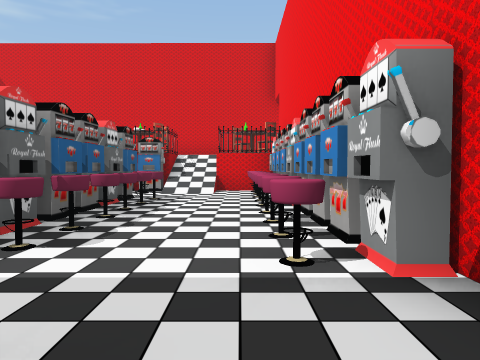
View 1 (above)

24 first-person views from a walk through a 3-D level made in the Unity game engine. The camera is 1.2 m above the floor, tilts 2° down and sees 70° across. The floor is counted in squares, 2 m on a side. Each view is taken from the middle of a square. On the plan, view 1 faces up. The plan holds only what a view shows up to about 10 squares ahead; the rest is blank. The player character is not drawn.

View 2
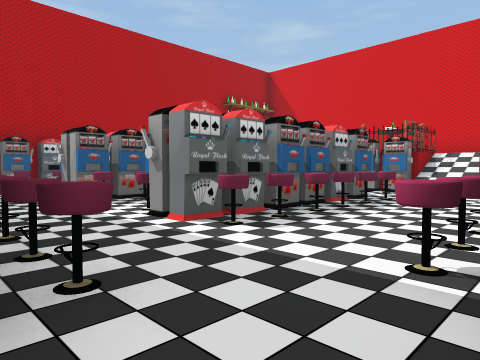

View 3
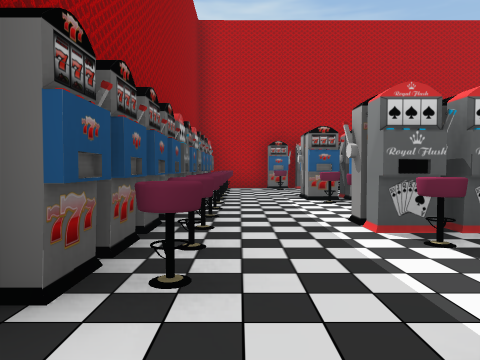

View 4
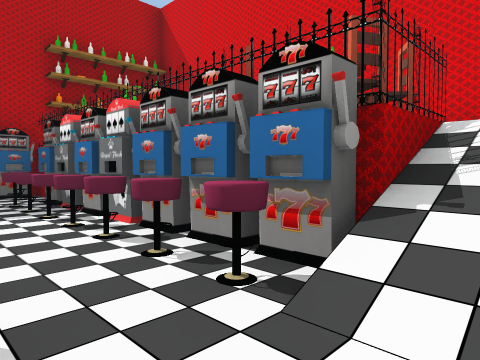

View 5
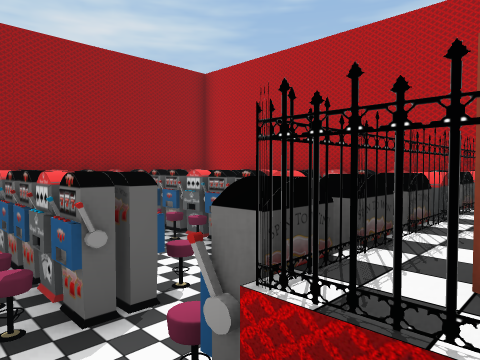

View 6
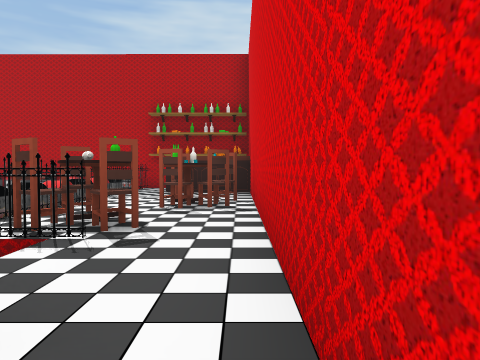

View 7
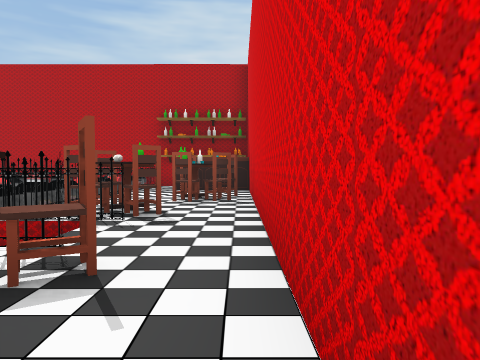

View 8
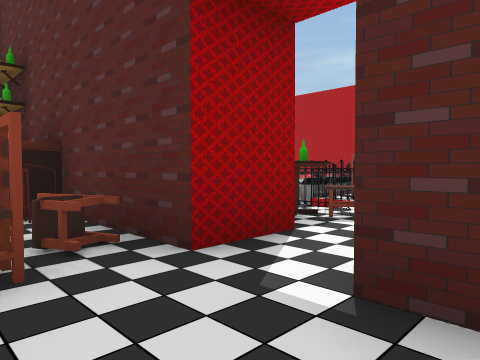

View 9
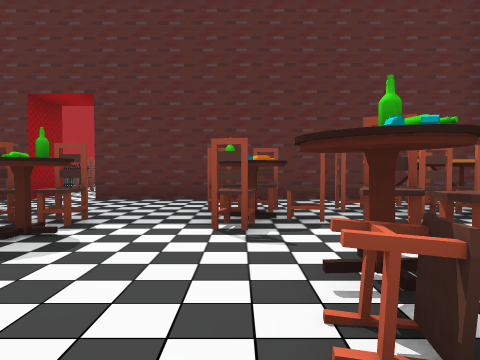

View 10
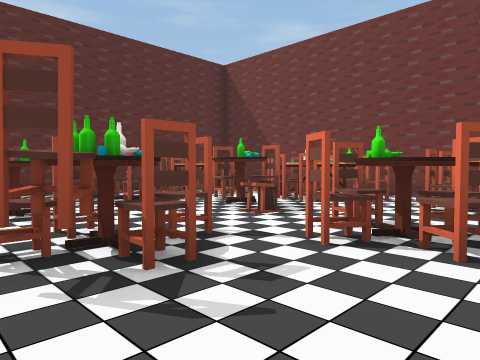

View 11
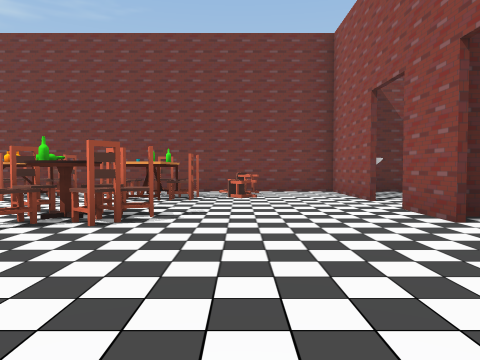

View 12
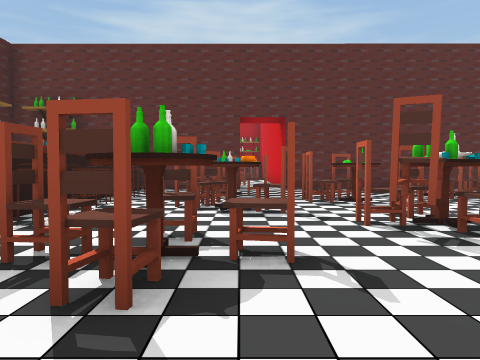

View 13
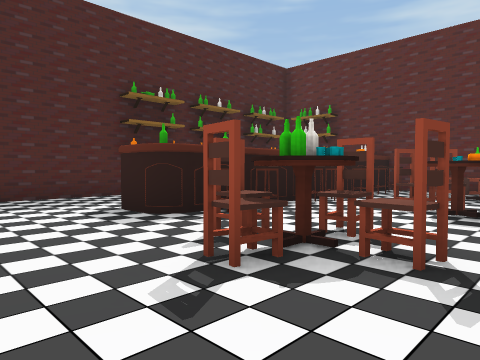

View 14
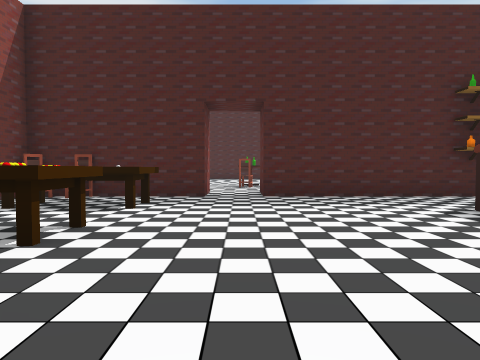

View 15
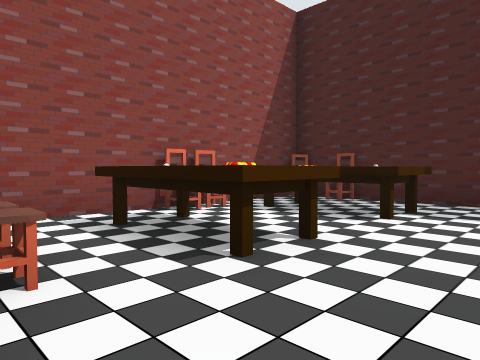

View 16
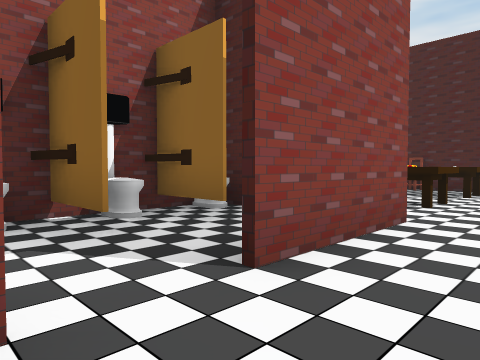

View 17
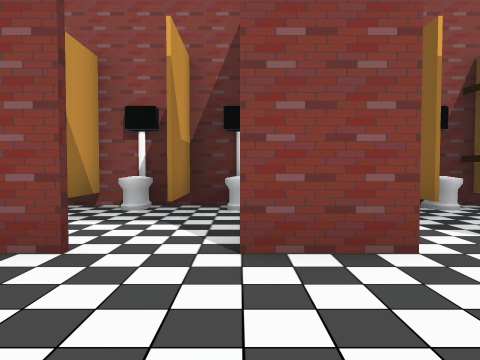

View 18
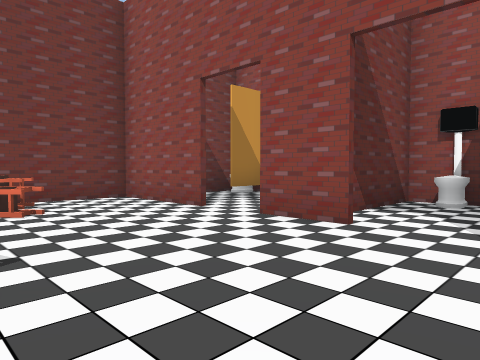

View 19
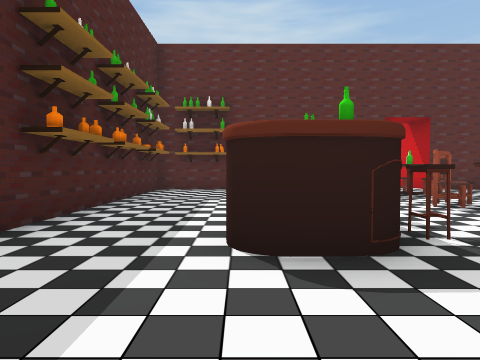

View 20
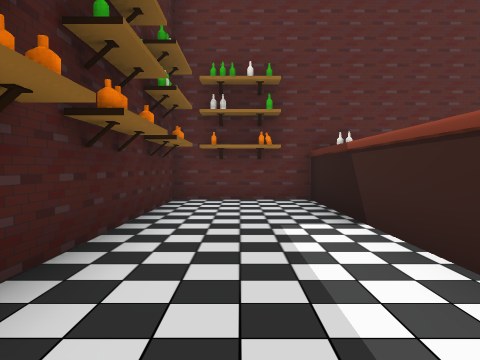

View 21
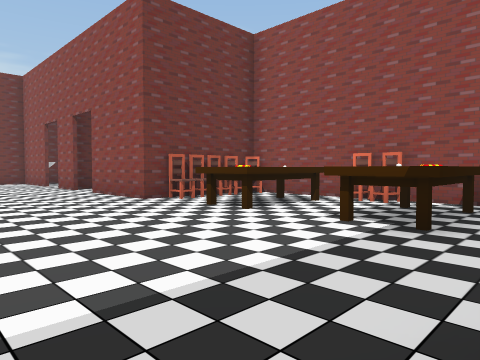

View 22
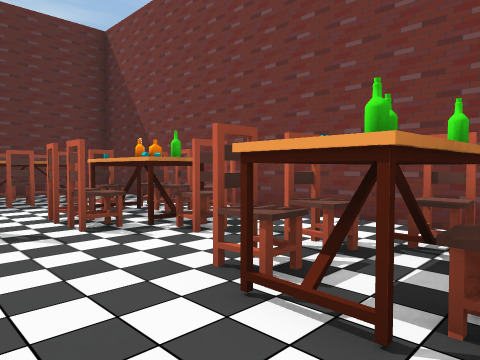

View 23
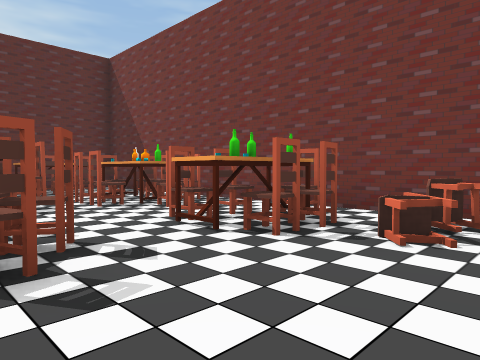

View 24
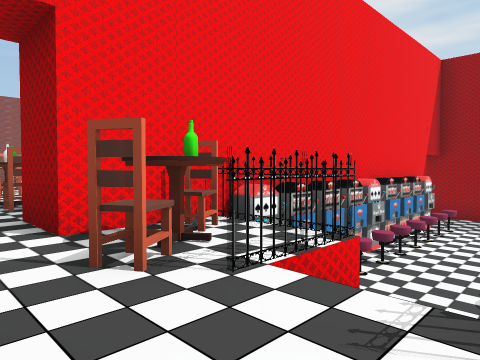

### Floor plan
Key: @ floor where view 1 was taken; # wall or solid block; . main floor; - floor 2 m lower than the main floor; / step, stairs or slope; T table; C chair; M machine; S stool; B bottle; H shelf; I toilet; O other object.
Columns run from 9 left of view 1 to 18 right of it. Each row starts with its distance up from view 1.
 20              ###############
 19            ##  CC..C#C..  O#
 18            #CCCCOBCBCC..OHH#
 17            #.C.....C.....HH#
 16            #..C.CTCC...###I#
 15            #.CC..C.BC..#..##
 14            #.....CCC.....HI#
 13      #######..CTCOB....# .I#
 12 OOO#C............CC....# HI#
 11 OOOCTCT..C.#.C.CT.CB...#CCC#
 10 ###  COC/BC#CO..C.CB.......#
  9 MOMMMMMM/OM#SOOSSSSC....TTT#
  8 MOSSSSSS/OM########.......C#
  7  O O -MS-SM#......#.....TTC#
  6 OO O O MSSM#............TTT#
  5    OSO SMSM#.H#HHH.......CC#
  4    OS  SMSM##     ####.##
  3 OMOMS-SS-SM           ..
  2 O-----MM-SM           ..
  1 -OOOOOOSS--
  0 OOOMMMMMM@-

Positions as (right, up) in squares from view 1, and headings:
1: (0, 0), facing up
2: (1, 0), facing up-left
3: (1, 1), facing left
4: (-1, 7), facing up-left
5: (-1, 10), facing down-left
6: (1, 12), facing left
7: (2, 12), facing left
8: (4, 13), facing down-left
9: (9, 15), facing left
10: (11, 12), facing up-left
11: (12, 11), facing up
12: (12, 11), facing left
13: (12, 12), facing down-left
14: (13, 12), facing down
15: (13, 11), facing down-right
16: (13, 15), facing down-right
17: (12, 16), facing right
18: (11, 13), facing up-right
19: (12, 7), facing left
20: (9, 6), facing left
21: (11, 5), facing up-right
22: (11, 16), facing up-left
23: (13, 15), facing up-left
24: (-2, 12), facing down-right
